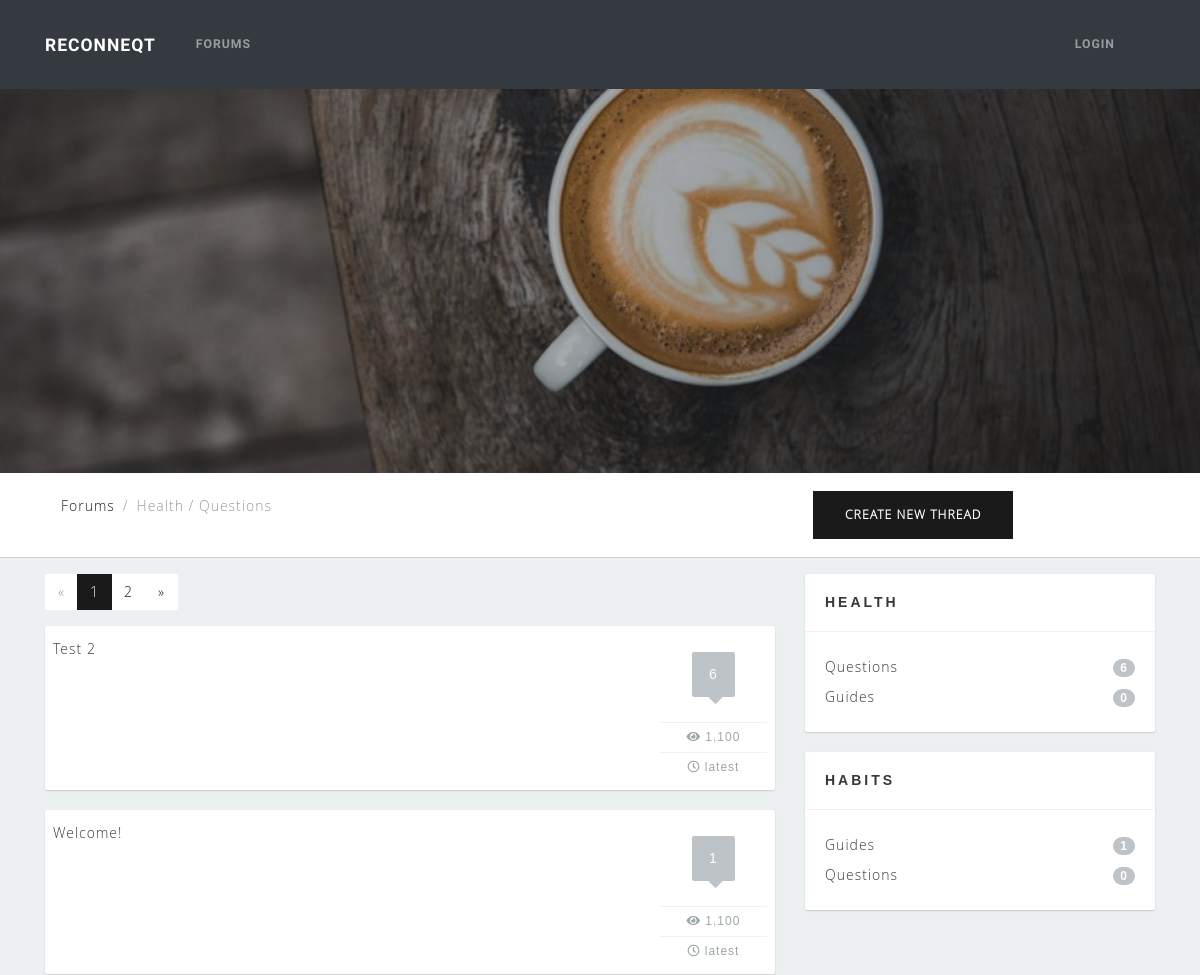
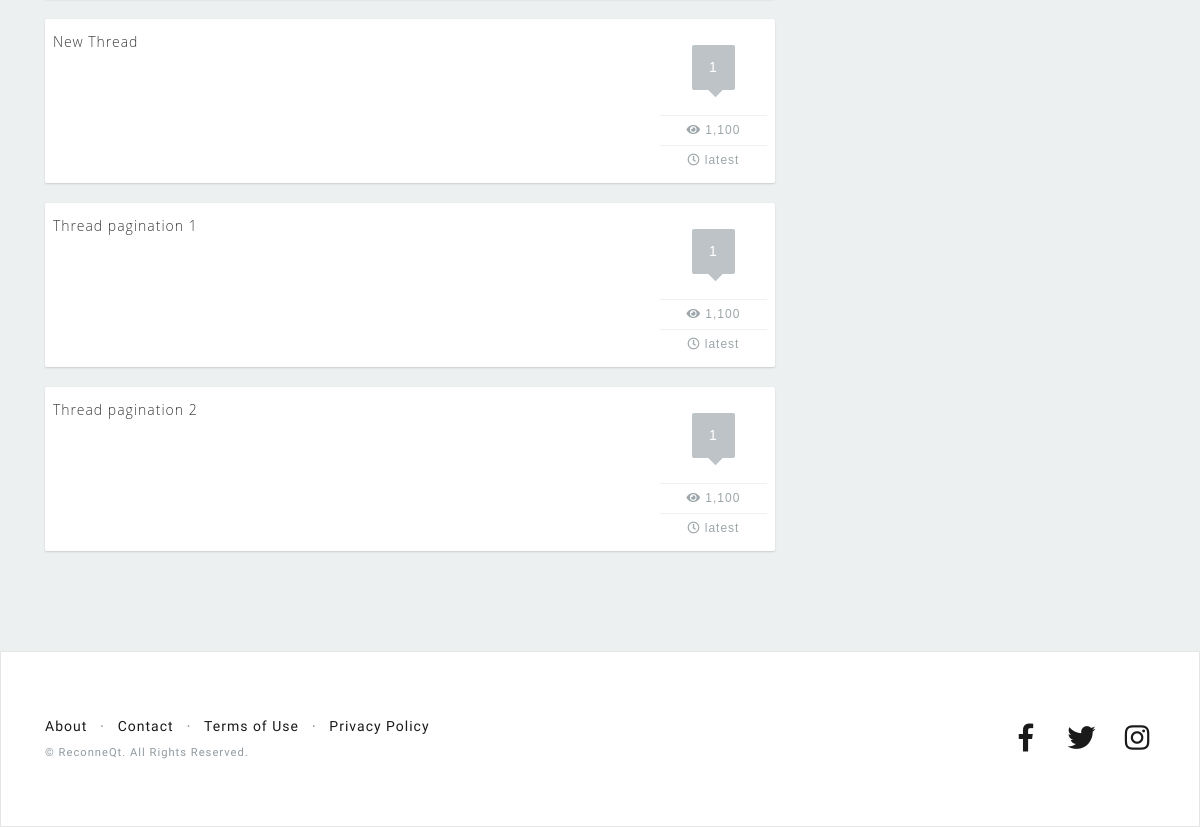
The page /forums/subject/3/ on the database its author committed (2 pictures, top to bottom).
### forums/models.py (models this page shows)
class Subject(models.Model):
    subject_name = models.CharField(max_length=100)
    parent = models.ForeignKey('self', blank=True, null=True, on_delete=models.CASCADE, related_name='children')
    def __str__(self):
        if self.parent is None:
            return self.subject_name
        else:
            return "{} / {}".format(self.parent, self.subject_name)

class Thread(models.Model):
    title = models.CharField(max_length=100)
    thread_created = models.DateTimeField(auto_now_add=True)
    thread_edited = models.DateTimeField(blank=True, null=True)
    user = models.ForeignKey(User, on_delete=models.CASCADE)
    subject_fk = models.ForeignKey('Subject', on_delete=models.CASCADE, related_name='threads')
    def __str__(self):
        return self.title

### forums/views.py (the view)
# urls.py: path('subject/<int:s_id>/', views.threads, name='threads'),
def threads(request, s_id):
    try:
        parents = Subject.objects.filter(parent=None)
        children = Subject.objects.exclude(parent=None)
        subject = Subject.objects.get(pk=s_id)
        thread_list = Thread.objects.filter(subject_fk__id=s_id)
        paginator = Paginator(thread_list, 5) # Show 5 threads per page
        page = request.GET.get('page')
        threads = paginator.get_page(page)
        context = {
            'parents': parents,
            'children': children,
            'subject': subject,
            'threads': threads
        }
    except Subject.DoesNotExist:
        raise Http404("Subject does not exist")
    except Thread.DoesNotExist:
        raise Http404("Thread does not exist")
    return render(request, 'forums/subject.html', context)

### forums/templatetags/forum_filters.py (called while the page is built)
@register.filter(name='slice_string')
def slice_string(value):
    parent, child = str(value).split('/')
    return child

### forums/templates/forums/subject.html (shortened to what this page needs)
{% extends 'forums/base_forums.html' %}
{% block breadcrumbs %}
<ol class="breadcrumb">
  {% if subject.parent != None %}
    <li class="breadcrumb-item"><a href="{% url 'forum' %}">Forums</a></li>
    <li class="breadcrumb-item active">{{ subject }}</li>
  {% else %}
    <li class="breadcrumb-item"><a href="{% url 'forum' %}">Forums</a></li>
    <li class="breadcrumb-item active">{{ subject }}</li>
  {% endif %}
</ol>
{% endblock %}
{% block threads %}
<div class="actions-pagination">
  <ul class="pagination">
    {% if threads.has_previous %}
      <li class="page-item">
        <a class="page-link" href="?page={{ threads.previous_page_number }}">&laquo;</a>
      </li>
    {% else %}
      <li class="page-item disabled">
        <a class="page-link" href="#">&laquo;</a>
      </li>
    {% endif %}
    {% for page in threads.paginator.page_range %}
      {% if threads.number == page %}
        <li class="page-item active">
          <a class="page-link" href="?page={{ page }}">{{ page }}</a>
        </li>
      {% else %}
        <li class="page-item">
          <a class="page-link" href="?page={{ page }}">{{ page }}</a>
        </li>
      {% endif %}
    {% endfor %}
    {% if threads.has_next %}
      <li class="page-item">
        <a class="page-link" href="?page={{ threads.next_page_number }}">&raquo;</a>
      </li>
    {% else %}
      <li class="page-item disabled">
        <a class="page-link" href="#">&raquo;</a>
      </li>
    {% endif %}
  </ul>
</div>
  {% if subject.parent != None %}
    {% if threads.count == 0 %}
      No topics to display
    {% else %}
    {% for t in threads %}
      <div class="thread p-2">
        <div class="thread-title pull-left">
          <a href="{% url 'thread_detail' pk=t.pk %}">{{ t }}</a>
        </div>
        <div class="thread-info pull-left">
          <div class="post-count">
            <div class="post-countbg">
              {{ t.posts.count }}
              <div class="triangle"></div>
            </div>
          </div>
          <div class="view-count">
            <i class="fa fa-eye"></i>
            1,100
          </div>
          <div class="latest">
            <i class="far fa-clock"></i>
            latest
          </div>
        </div>
        <div class="clearfix"></div>
      </div>
    {% endfor %}
    {% endif %}
  {% endif %}
{% endblock %}

### forums/templates/forums/base_forums.html (shortened to what this page needs)
{% extends 'habits/base_template.html' %}
{% load static %}
{% load forum_filters %}
{% block css %}
  <link href="{% static 'habits/css/forums.css' %}" rel="stylesheet">
{% endblock %}
{% block content %}
<header class="masthead-forums text-white text-center">
  <div class="overlay"></div>
</header>
<div class="middlenav">
  <div class="container">
    <div class="row">
      <div class="col-lg-8 col-md-8">
        {% block breadcrumbs %}{% endblock %}
      </div>
      <div class="col-lg-4 col-md-4">
        <a id="new-thread-button" href="{% url 'thread_new' %}" class="btn btn-primary m-2" method="POST">
          Create new thread
        </a>
      </div>
    </div>
  </div>
</div>
<div id="content-wrapper">
  <div class="container">
    <div class="row">
      <div class="col-lg-8 col-md-8">
        {% block threads %}{% endblock %}
      </div>
      <div class="col-lg-4 col-md-4">
        {% for s in parents %}
        <div class="sidebarblock">
          <h3>{{ s }}</h3>
          <div class="divline"></div>
          <div class="blocktxt">
            <ul class="cats">
              {% for c in children %}
                {% if c.parent == s %}
                  <li>
                    <a href="{% url 'threads' s_id=c.pk %}">
                      {{ c|slice_string }}
                      <span class="badge badge-primary badge-pill pull-right">{{ c.threads.count }}</span>
                    </a>
                  </li>
                {% endif %}
              {% endfor %}
            </ul>
          </div>
        </div>
        {% endfor %}
      </div>
    </div>
  </div>
</div>
{% endblock %}

### habits/static/habits/css/landing-page.css (style rules this page uses)
#content-wrapper { background-color: #ecf0f1; }

### habits/static/habits/css/forums.css (style rules this page uses)
#content-wrapper { overflow-x: hidden; width: 100%; padding-top: 1rem; padding-bottom: 80px; background: #ecf0f1; font-family: 'Open Sans Light', sans-serif; }
header.masthead-forums { position: relative; background-color: #343a40; background: url("../img/pexels-photo-374147.jpeg") no-repeat center center; -webkit-background-size: cover; -moz-background-size: cover; -o-background-size: cover; background-size: cover; padding-top: 8rem; padding-bottom: 8rem; }
header.masthead-forums .overlay { position: absolute; background-color: #212529; height: 100%; width: 100%; top: 0; left: 0; opacity: 0.3; }
@media (min-width: 768px) { header.masthead-forums { padding-top: 12rem; padding-bottom: 12rem; } }
.middlenav { height: auto; border-bottom: 1px solid #c9cccd; padding: 10px; font-size: 14px; color: #363838; font-family: 'Open Sans Light', sans-serif; }
.pull-left { float: left !important; }
.pull-right { float: right !important; }
.thread { border-width: thin; background-color: #ffffff; border-radius: 2px; box-shadow: 0 1px 2px #c9cccd; margin-bottom: 20px; font-size: 14px; color: #363838; font-family: 'Open Sans Light', sans-serif; }
.thread-title { font-size: 14px; width: 85%; }
.thread-title a { font-size: 14px; color: #363838; font-family: 'Open Sans Light', sans-serif; line-height: 30px; }
.thread-info { width: 15%; }
.post-count { border-bottom: solid 1px #f1f1f1; padding: 18px 0 25px 0; text-align: center; }
.post-countbg { background-color: #bdc3c7; border-radius: 2px; display: inline-block; padding: 12px 17px; color: #ffffff; font-size: 14px; font-family: 'Open Sans Bold', sans-serif; position: relative; }
.triangle { width: 11px; height: 11px; background-color: #bdc3c7; position: absolute; bottom: 0; left: 43%; margin-bottom: -5px; transform: rotate(45deg); -ms-transform: rotate(45deg); -webkit-transform: rotate(45deg); }
.view-count { border-bottom: solid 1px #f1f1f1; color: #9da6aa; font-size: 12px; font-family: 'Open Sans Regular', sans-serif; text-align: center; line-height: 29px; }
.latest { color: #9da6aa; font-size: 12px; font-family: 'Open Sans Regular', sans-serif; text-align: center; line-height: 29px; }
.sidebarblock { background-color: #ffffff; border-radius: 2px; box-shadow: 0 1px 2px #c9cccd; margin-bottom: 20px; }
.sidebarblock h3 { color: #363838; font-size: 14px; font-family: 'Open Sans Bold', sans-serif; margin: 0; padding: 20px; }
.sidebarblock .divline { height: 1px; line-height: 1px; border-bottom: solid 1px #f1f1f1; }
.sidebarblock .blocktxt { font-size: 14px; color: #363838; font-family: 'Open Sans Light', sans-serif; padding: 20px; }
ul.cats { margin: 0; padding: 0; }
ul.cats li { list-style: none; display: block; margin: 0; padding: 0; line-height: 30px; }
ul.cats li a { font-size: 14px; color: #363838; font-family: 'Open Sans Light', sans-serif; line-height: 30px; }
ul.cats .badge { background-color: #bdc3c7; font-size: 12px; color: #ffffff; font-family: 'Open Sans Bold', sans-serif; margin-top: 7px; }

### rows shown on the page
Subject: parent+subject_name "Health / Questions", parent+subject_name "Questions", threads.count "6"
Thread: title "Test 2", posts.count "6"
Thread: title "Welcome!", posts.count "1"
Thread: title "New Thread", posts.count "1"
Thread: title "Thread pagination 1", posts.count "1"
Thread: title "Thread pagination 2", posts.count "1"
Subject: parent+subject_name "HEALTH"
Subject: parent+subject_name "Guides", threads.count "0"
Subject: parent+subject_name "HABITS"
Subject: parent+subject_name "Guides", threads.count "1"
Subject: parent+subject_name "Questions", threads.count "0"

### other values the page prints
{{ page }} "1"
{{ page }} "2"
